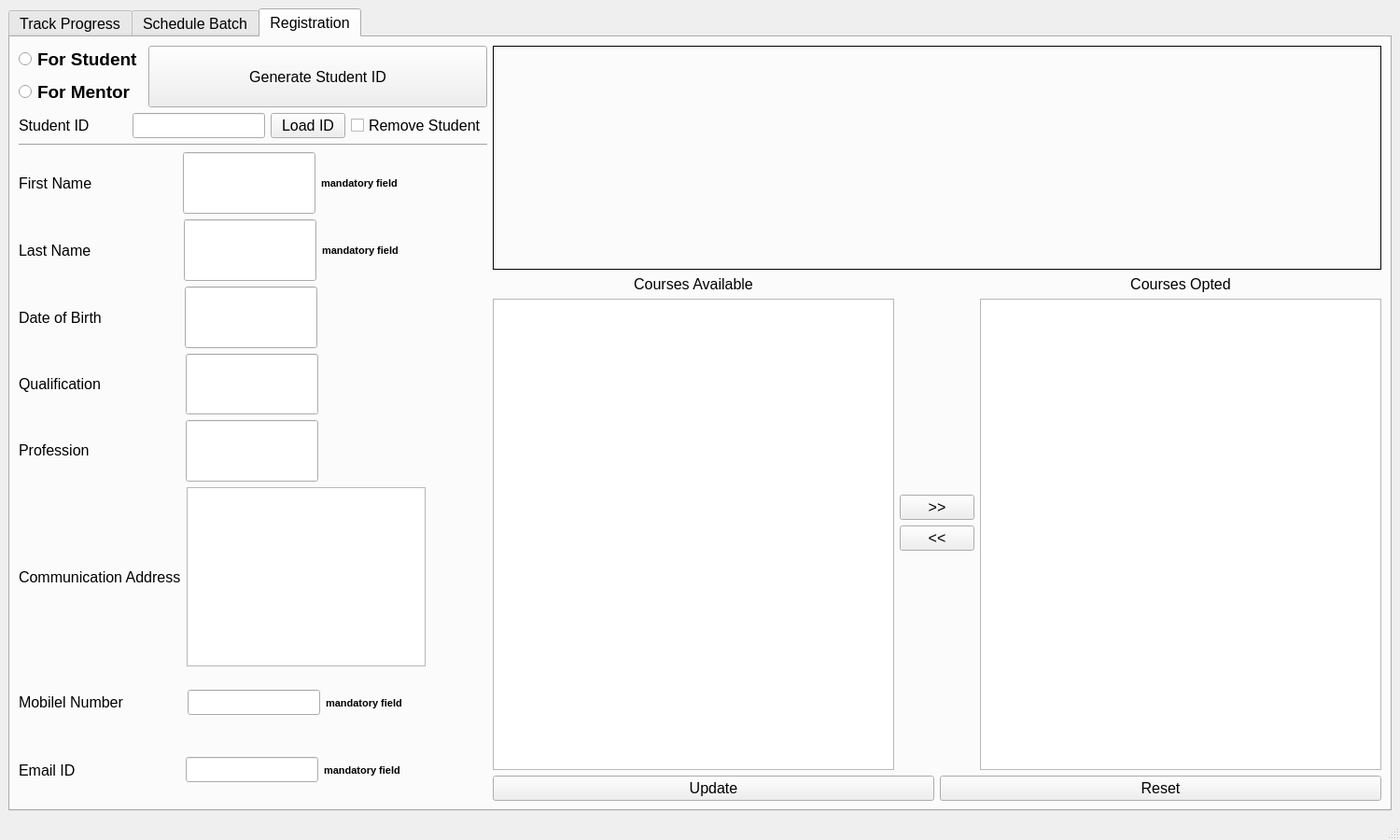
<?xml version="1.0" encoding="UTF-8"?>
<ui version="4.0">
 <class>MainWindow</class>
 <widget class="QMainWindow" name="MainWindow">
  <property name="geometry">
   <rect>
    <x>0</x>
    <y>0</y>
    <width>1500</width>
    <height>900</height>
   </rect>
  </property>
  <property name="windowTitle">
   <string>Digital Lync Tracker</string>
  </property>
  <widget class="QWidget" name="centralwidget">
   <layout class="QGridLayout" name="gridLayout">
    <item row="0" column="0">
     <widget class="QTabWidget" name="digital_lync_tabWidget">
      <property name="font">
       <font>
        <family>Arial</family>
        <pointsize>12</pointsize>
       </font>
      </property>
      <property name="tabPosition">
       <enum>QTabWidget::North</enum>
      </property>
      <property name="tabShape">
       <enum>QTabWidget::Rounded</enum>
      </property>
      <property name="currentIndex">
       <number>2</number>
      </property>
      <property name="elideMode">
       <enum>Qt::ElideNone</enum>
      </property>
      <property name="documentMode">
       <bool>false</bool>
      </property>
      <property name="tabsClosable">
       <bool>false</bool>
      </property>
      <property name="movable">
       <bool>true</bool>
      </property>
      <widget class="QWidget" name="track_progress">
       <attribute name="title">
        <string>Track Progress</string>
       </attribute>
       <layout class="QGridLayout" name="gridLayout_2">
        <item row="0" column="0">
         <layout class="QVBoxLayout" name="verticalLayout_3">
          <item>
           <layout class="QHBoxLayout" name="horizontalLayout_3">
            <item>
             <spacer name="horizontalSpacer_4">
              <property name="orientation">
               <enum>Qt::Horizontal</enum>
              </property>
              <property name="sizeType">
               <enum>QSizePolicy::Fixed</enum>
              </property>
              <property name="sizeHint" stdset="0">
               <size>
                <width>40</width>
                <height>20</height>
               </size>
              </property>
             </spacer>
            </item>
            <item>
             <widget class="QComboBox" name="comboBox_3">
              <item>
               <property name="text">
                <string>COURSE</string>
               </property>
              </item>
              <item>
               <property name="text">
                <string>TRAINER</string>
               </property>
              </item>
              <item>
               <property name="text">
                <string>STUDENT</string>
               </property>
              </item>
             </widget>
            </item>
            <item>
             <spacer name="horizontalSpacer_5">
              <property name="orientation">
               <enum>Qt::Horizontal</enum>
              </property>
              <property name="sizeType">
               <enum>QSizePolicy::Fixed</enum>
              </property>
              <property name="sizeHint" stdset="0">
               <size>
                <width>40</width>
                <height>20</height>
               </size>
              </property>
             </spacer>
            </item>
            <item>
             <widget class="QComboBox" name="comboBox_4"/>
            </item>
            <item>
             <widget class="QComboBox" name="comboBox"/>
            </item>
            <item>
             <widget class="QPushButton" name="pushButton_3">
              <property name="text">
               <string>Track</string>
              </property>
             </widget>
            </item>
            <item>
             <widget class="QPushButton" name="pushButton_4">
              <property name="text">
               <string>Reset</string>
              </property>
             </widget>
            </item>
            <item>
             <spacer name="horizontalSpacer_6">
              <property name="orientation">
               <enum>Qt::Horizontal</enum>
              </property>
              <property name="sizeType">
               <enum>QSizePolicy::Fixed</enum>
              </property>
              <property name="sizeHint" stdset="0">
               <size>
                <width>40</width>
                <height>20</height>
               </size>
              </property>
             </spacer>
            </item>
           </layout>
          </item>
          <item>
           <layout class="QHBoxLayout" name="horizontalLayout_4" stretch="0,1">
            <item>
             <layout class="QVBoxLayout" name="verticalLayout_4">
              <item>
               <widget class="QListWidget" name="listWidget_3">
                <item>
                 <property name="text">
                  <string>New Item</string>
                 </property>
                </item>
                <item>
                 <property name="text">
                  <string>New Item</string>
                 </property>
                </item>
                <item>
                 <property name="text">
                  <string>New Item</string>
                 </property>
                </item>
                <item>
                 <property name="text">
                  <string>New Item</string>
                 </property>
                </item>
               </widget>
              </item>
              <item>
               <widget class="QListWidget" name="listWidget_4">
                <item>
                 <property name="text">
                  <string>New Item</string>
                 </property>
                </item>
                <item>
                 <property name="text">
                  <string>New Item</string>
                 </property>
                </item>
                <item>
                 <property name="text">
                  <string>New Item</string>
                 </property>
                </item>
                <item>
                 <property name="text">
                  <string>New Item</string>
                 </property>
                </item>
                <item>
                 <property name="text">
                  <string>New Item</string>
                 </property>
                </item>
               </widget>
              </item>
             </layout>
            </item>
            <item>
             <widget class="QTableWidget" name="tableWidget_2">
              <row>
               <property name="text">
                <string>DL_PY_001</string>
               </property>
              </row>
              <column>
               <property name="text">
                <string>Trainer</string>
               </property>
              </column>
              <column>
               <property name="text">
                <string>Branch</string>
               </property>
              </column>
              <column>
               <property name="text">
                <string>Start Date</string>
               </property>
              </column>
              <column>
               <property name="text">
                <string>End Date</string>
               </property>
              </column>
              <column>
               <property name="text">
                <string>Current Topic</string>
               </property>
              </column>
              <column>
               <property name="text">
                <string>Hours Completed</string>
               </property>
              </column>
              <column>
               <property name="text">
                <string>Batch Shift Timing</string>
               </property>
              </column>
              <column>
               <property name="text">
                <string>Progress</string>
               </property>
              </column>
              <item row="0" column="5">
               <property name="text">
                <string/>
               </property>
               <property name="font">
                <font>
                 <strikeout>true</strikeout>
                </font>
               </property>
              </item>
             </widget>
            </item>
           </layout>
          </item>
         </layout>
        </item>
       </layout>
      </widget>
      <widget class="QWidget" name="schedule_batch">
       <attribute name="title">
        <string>Schedule Batch</string>
       </attribute>
      </widget>
      <widget class="QWidget" name="registration">
       <attribute name="title">
        <string>Registration</string>
       </attribute>
       <layout class="QGridLayout" name="gridLayout_3">
        <item row="1" column="0">
         <layout class="QHBoxLayout" name="horizontalLayout_5" stretch="0,1">
          <item>
           <layout class="QVBoxLayout" name="verticalLayout_5">
            <item>
             <layout class="QHBoxLayout" name="horizontalLayout_30" stretch="0,1">
              <item>
               <layout class="QVBoxLayout" name="verticalLayout">
                <item>
                 <widget class="QRadioButton" name="student_radioButton">
                  <property name="font">
                   <font>
                    <pointsize>14</pointsize>
                    <weight>75</weight>
                    <bold>true</bold>
                   </font>
                  </property>
                  <property name="text">
                   <string>For Student</string>
                  </property>
                 </widget>
                </item>
                <item>
                 <widget class="QRadioButton" name="mentor_radioButton">
                  <property name="font">
                   <font>
                    <pointsize>14</pointsize>
                    <weight>75</weight>
                    <bold>true</bold>
                    <strikeout>false</strikeout>
                   </font>
                  </property>
                  <property name="text">
                   <string>For Mentor</string>
                  </property>
                 </widget>
                </item>
               </layout>
              </item>
              <item>
               <widget class="QPushButton" name="generateID_pushButton">
                <property name="sizePolicy">
                 <sizepolicy hsizetype="Minimum" vsizetype="Preferred">
                  <horstretch>0</horstretch>
                  <verstretch>0</verstretch>
                 </sizepolicy>
                </property>
                <property name="text">
                 <string>Generate Student ID</string>
                </property>
               </widget>
              </item>
             </layout>
            </item>
            <item>
             <layout class="QHBoxLayout" name="horizontalLayout_6">
              <item>
               <widget class="QLabel" name="id_label">
                <property name="text">
                 <string>Student ID</string>
                </property>
               </widget>
              </item>
              <item>
               <spacer name="horizontalSpacer_14">
                <property name="orientation">
                 <enum>Qt::Horizontal</enum>
                </property>
                <property name="sizeHint" stdset="0">
                 <size>
                  <width>40</width>
                  <height>20</height>
                 </size>
                </property>
               </spacer>
              </item>
              <item>
               <widget class="QLineEdit" name="studentID_lineEdit">
                <property name="sizePolicy">
                 <sizepolicy hsizetype="Expanding" vsizetype="Preferred">
                  <horstretch>0</horstretch>
                  <verstretch>0</verstretch>
                 </sizepolicy>
                </property>
               </widget>
              </item>
              <item>
               <widget class="QPushButton" name="loadID_pushButton">
                <property name="text">
                 <string>Load ID</string>
                </property>
               </widget>
              </item>
              <item>
               <widget class="QCheckBox" name="remove_student_checkBox">
                <property name="text">
                 <string>Remove Student</string>
                </property>
               </widget>
              </item>
             </layout>
            </item>
            <item>
             <widget class="Line" name="line">
              <property name="orientation">
               <enum>Qt::Horizontal</enum>
              </property>
             </widget>
            </item>
            <item>
             <layout class="QHBoxLayout" name="horizontalLayout_7">
              <item>
               <widget class="QLabel" name="label">
                <property name="sizePolicy">
                 <sizepolicy hsizetype="Fixed" vsizetype="Preferred">
                  <horstretch>0</horstretch>
                  <verstretch>0</verstretch>
                 </sizepolicy>
                </property>
                <property name="text">
                 <string>First Name</string>
                </property>
               </widget>
              </item>
              <item>
               <spacer name="horizontalSpacer_2">
                <property name="orientation">
                 <enum>Qt::Horizontal</enum>
                </property>
                <property name="sizeType">
                 <enum>QSizePolicy::Fixed</enum>
                </property>
                <property name="sizeHint" stdset="0">
                 <size>
                  <width>91</width>
                  <height>20</height>
                 </size>
                </property>
               </spacer>
              </item>
              <item>
               <widget class="QLineEdit" name="student_fname_lineEdit">
                <property name="sizePolicy">
                 <sizepolicy hsizetype="Fixed" vsizetype="Preferred">
                  <horstretch>0</horstretch>
                  <verstretch>0</verstretch>
                 </sizepolicy>
                </property>
               </widget>
              </item>
              <item>
               <widget class="QLabel" name="fname_valid_label">
                <property name="font">
                 <font>
                  <pointsize>8</pointsize>
                  <weight>75</weight>
                  <bold>true</bold>
                 </font>
                </property>
                <property name="text">
                 <string>mandatory field</string>
                </property>
               </widget>
              </item>
              <item>
               <spacer name="horizontalSpacer">
                <property name="orientation">
                 <enum>Qt::Horizontal</enum>
                </property>
                <property name="sizeHint" stdset="0">
                 <size>
                  <width>40</width>
                  <height>20</height>
                 </size>
                </property>
               </spacer>
              </item>
             </layout>
            </item>
            <item>
             <layout class="QHBoxLayout" name="horizontalLayout">
              <item>
               <widget class="QLabel" name="label_9">
                <property name="text">
                 <string>Last Name</string>
                </property>
               </widget>
              </item>
              <item>
               <spacer name="horizontalSpacer_20">
                <property name="orientation">
                 <enum>Qt::Horizontal</enum>
                </property>
                <property name="sizeType">
                 <enum>QSizePolicy::Fixed</enum>
                </property>
                <property name="sizeHint" stdset="0">
                 <size>
                  <width>93</width>
                  <height>20</height>
                 </size>
                </property>
               </spacer>
              </item>
              <item>
               <widget class="QLineEdit" name="student_lname_lineEdit">
                <property name="sizePolicy">
                 <sizepolicy hsizetype="Fixed" vsizetype="Preferred">
                  <horstretch>0</horstretch>
                  <verstretch>0</verstretch>
                 </sizepolicy>
                </property>
               </widget>
              </item>
              <item>
               <widget class="QLabel" name="lname_valid_label">
                <property name="font">
                 <font>
                  <pointsize>8</pointsize>
                  <weight>75</weight>
                  <bold>true</bold>
                 </font>
                </property>
                <property name="text">
                 <string>mandatory field</string>
                </property>
               </widget>
              </item>
              <item>
               <spacer name="horizontalSpacer_19">
                <property name="orientation">
                 <enum>Qt::Horizontal</enum>
                </property>
                <property name="sizeHint" stdset="0">
                 <size>
                  <width>40</width>
                  <height>20</height>
                 </size>
                </property>
               </spacer>
              </item>
             </layout>
            </item>
            <item>
             <layout class="QHBoxLayout" name="horizontalLayout_14">
              <item>
               <widget class="QLabel" name="label_2">
                <property name="sizePolicy">
                 <sizepolicy hsizetype="Fixed" vsizetype="Preferred">
                  <horstretch>0</horstretch>
                  <verstretch>0</verstretch>
                 </sizepolicy>
                </property>
                <property name="text">
                 <string>Date of Birth </string>
                </property>
               </widget>
              </item>
              <item>
               <spacer name="horizontalSpacer_8">
                <property name="orientation">
                 <enum>Qt::Horizontal</enum>
                </property>
                <property name="sizeType">
                 <enum>QSizePolicy::Fixed</enum>
                </property>
                <property name="sizeHint" stdset="0">
                 <size>
                  <width>78</width>
                  <height>20</height>
                 </size>
                </property>
               </spacer>
              </item>
              <item>
               <widget class="QLineEdit" name="dob_lineEdit">
                <property name="sizePolicy">
                 <sizepolicy hsizetype="Fixed" vsizetype="Preferred">
                  <horstretch>0</horstretch>
                  <verstretch>0</verstretch>
                 </sizepolicy>
                </property>
               </widget>
              </item>
              <item>
               <spacer name="horizontalSpacer_3">
                <property name="orientation">
                 <enum>Qt::Horizontal</enum>
                </property>
                <property name="sizeHint" stdset="0">
                 <size>
                  <width>40</width>
                  <height>20</height>
                 </size>
                </property>
               </spacer>
              </item>
             </layout>
            </item>
            <item>
             <layout class="QHBoxLayout" name="horizontalLayout_13">
              <item>
               <widget class="QLabel" name="label_3">
                <property name="sizePolicy">
                 <sizepolicy hsizetype="Fixed" vsizetype="Preferred">
                  <horstretch>0</horstretch>
                  <verstretch>0</verstretch>
                 </sizepolicy>
                </property>
                <property name="text">
                 <string>Qualification</string>
                </property>
               </widget>
              </item>
              <item>
               <spacer name="horizontalSpacer_9">
                <property name="orientation">
                 <enum>Qt::Horizontal</enum>
                </property>
                <property name="sizeType">
                 <enum>QSizePolicy::Fixed</enum>
                </property>
                <property name="sizeHint" stdset="0">
                 <size>
                  <width>85</width>
                  <height>20</height>
                 </size>
                </property>
               </spacer>
              </item>
              <item>
               <widget class="QLineEdit" name="qualification_lineEdit">
                <property name="sizePolicy">
                 <sizepolicy hsizetype="Fixed" vsizetype="Preferred">
                  <horstretch>0</horstretch>
                  <verstretch>0</verstretch>
                 </sizepolicy>
                </property>
               </widget>
              </item>
              <item>
               <spacer name="horizontalSpacer_7">
                <property name="orientation">
                 <enum>Qt::Horizontal</enum>
                </property>
                <property name="sizeType">
                 <enum>QSizePolicy::Expanding</enum>
                </property>
                <property name="sizeHint" stdset="0">
                 <size>
                  <width>40</width>
                  <height>20</height>
                 </size>
                </property>
               </spacer>
              </item>
             </layout>
            </item>
            <item>
             <layout class="QHBoxLayout" name="horizontalLayout_12">
              <item>
               <widget class="QLabel" name="profession_label">
                <property name="sizePolicy">
                 <sizepolicy hsizetype="Preferred" vsizetype="Fixed">
                  <horstretch>0</horstretch>
                  <verstretch>0</verstretch>
                 </sizepolicy>
                </property>
                <property name="text">
                 <string>Profession</string>
                </property>
               </widget>
              </item>
              <item>
               <spacer name="horizontalSpacer_10">
                <property name="orientation">
                 <enum>Qt::Horizontal</enum>
                </property>
                <property name="sizeType">
                 <enum>QSizePolicy::Fixed</enum>
                </property>
                <property name="sizeHint" stdset="0">
                 <size>
                  <width>97</width>
                  <height>20</height>
                 </size>
                </property>
               </spacer>
              </item>
              <item>
               <widget class="QLineEdit" name="profession_lineEdit">
                <property name="sizePolicy">
                 <sizepolicy hsizetype="Fixed" vsizetype="Preferred">
                  <horstretch>0</horstretch>
                  <verstretch>0</verstretch>
                 </sizepolicy>
                </property>
               </widget>
              </item>
              <item>
               <spacer name="horizontalSpacer_15">
                <property name="orientation">
                 <enum>Qt::Horizontal</enum>
                </property>
                <property name="sizeHint" stdset="0">
                 <size>
                  <width>40</width>
                  <height>20</height>
                 </size>
                </property>
               </spacer>
              </item>
             </layout>
            </item>
            <item>
             <layout class="QHBoxLayout" name="horizontalLayout_11">
              <item>
               <widget class="QLabel" name="label_5">
                <property name="text">
                 <string>Communication Address</string>
                </property>
               </widget>
              </item>
              <item>
               <spacer name="horizontalSpacer_11">
                <property name="orientation">
                 <enum>Qt::Horizontal</enum>
                </property>
                <property name="sizeType">
                 <enum>QSizePolicy::Fixed</enum>
                </property>
                <property name="sizeHint" stdset="0">
                 <size>
                  <width>0</width>
                  <height>20</height>
                 </size>
                </property>
               </spacer>
              </item>
              <item>
               <widget class="QTextEdit" name="address_textEdit">
                <property name="sizePolicy">
                 <sizepolicy hsizetype="Minimum" vsizetype="Fixed">
                  <horstretch>0</horstretch>
                  <verstretch>0</verstretch>
                 </sizepolicy>
                </property>
               </widget>
              </item>
              <item>
               <spacer name="horizontalSpacer_16">
                <property name="orientation">
                 <enum>Qt::Horizontal</enum>
                </property>
                <property name="sizeHint" stdset="0">
                 <size>
                  <width>40</width>
                  <height>20</height>
                 </size>
                </property>
               </spacer>
              </item>
             </layout>
            </item>
            <item>
             <layout class="QHBoxLayout" name="horizontalLayout_10">
              <item>
               <widget class="QLabel" name="label_6">
                <property name="sizePolicy">
                 <sizepolicy hsizetype="Preferred" vsizetype="Fixed">
                  <horstretch>0</horstretch>
                  <verstretch>0</verstretch>
                 </sizepolicy>
                </property>
                <property name="text">
                 <string>Mobilel Number</string>
                </property>
               </widget>
              </item>
              <item>
               <spacer name="horizontalSpacer_12">
                <property name="orientation">
                 <enum>Qt::Horizontal</enum>
                </property>
                <property name="sizeType">
                 <enum>QSizePolicy::Fixed</enum>
                </property>
                <property name="sizeHint" stdset="0">
                 <size>
                  <width>62</width>
                  <height>20</height>
                 </size>
                </property>
               </spacer>
              </item>
              <item>
               <widget class="QLineEdit" name="mob_number_lineEdit"/>
              </item>
              <item>
               <widget class="QLabel" name="mob_num_label">
                <property name="font">
                 <font>
                  <pointsize>8</pointsize>
                  <weight>75</weight>
                  <bold>true</bold>
                 </font>
                </property>
                <property name="text">
                 <string>mandatory field</string>
                </property>
               </widget>
              </item>
              <item>
               <spacer name="horizontalSpacer_17">
                <property name="orientation">
                 <enum>Qt::Horizontal</enum>
                </property>
                <property name="sizeHint" stdset="0">
                 <size>
                  <width>40</width>
                  <height>20</height>
                 </size>
                </property>
               </spacer>
              </item>
             </layout>
            </item>
            <item>
             <layout class="QHBoxLayout" name="horizontalLayout_9">
              <item>
               <widget class="QLabel" name="label_7">
                <property name="text">
                 <string>Email ID</string>
                </property>
               </widget>
              </item>
              <item>
               <spacer name="horizontalSpacer_13">
                <property name="orientation">
                 <enum>Qt::Horizontal</enum>
                </property>
                <property name="sizeType">
                 <enum>QSizePolicy::Fixed</enum>
                </property>
                <property name="sizeHint" stdset="0">
                 <size>
                  <width>112</width>
                  <height>20</height>
                 </size>
                </property>
               </spacer>
              </item>
              <item>
               <widget class="QLineEdit" name="emailid_lineEdit"/>
              </item>
              <item>
               <widget class="QLabel" name="email_id_label">
                <property name="font">
                 <font>
                  <pointsize>8</pointsize>
                  <weight>75</weight>
                  <bold>true</bold>
                 </font>
                </property>
                <property name="text">
                 <string>mandatory field</string>
                </property>
               </widget>
              </item>
              <item>
               <spacer name="horizontalSpacer_18">
                <property name="orientation">
                 <enum>Qt::Horizontal</enum>
                </property>
                <property name="sizeHint" stdset="0">
                 <size>
                  <width>40</width>
                  <height>20</height>
                 </size>
                </property>
               </spacer>
              </item>
             </layout>
            </item>
           </layout>
          </item>
          <item>
           <layout class="QVBoxLayout" name="verticalLayout_6" stretch="0,0,0">
            <item>
             <widget class="QLabel" name="bar_graph_label">
              <property name="enabled">
               <bool>true</bool>
              </property>
              <property name="sizePolicy">
               <sizepolicy hsizetype="Minimum" vsizetype="Minimum">
                <horstretch>0</horstretch>
                <verstretch>0</verstretch>
               </sizepolicy>
              </property>
              <property name="minimumSize">
               <size>
                <width>0</width>
                <height>240</height>
               </size>
              </property>
              <property name="sizeIncrement">
               <size>
                <width>0</width>
                <height>0</height>
               </size>
              </property>
              <property name="frameShape">
               <enum>QFrame::Panel</enum>
              </property>
              <property name="text">
               <string/>
              </property>
             </widget>
            </item>
            <item>
             <layout class="QHBoxLayout" name="horizontalLayout_15">
              <item>
               <layout class="QVBoxLayout" name="verticalLayout_8">
                <item>
                 <widget class="QLabel" name="course_label">
                  <property name="layoutDirection">
                   <enum>Qt::LeftToRight</enum>
                  </property>
                  <property name="text">
                   <string>Courses Available</string>
                  </property>
                  <property name="alignment">
                   <set>Qt::AlignCenter</set>
                  </property>
                 </widget>
                </item>
                <item>
                 <widget class="QListWidget" name="courses_listWidget">
                  <property name="showDropIndicator" stdset="0">
                   <bool>true</bool>
                  </property>
                  <property name="dragEnabled">
                   <bool>false</bool>
                  </property>
                  <property name="dragDropOverwriteMode">
                   <bool>false</bool>
                  </property>
                  <property name="dragDropMode">
                   <enum>QAbstractItemView::NoDragDrop</enum>
                  </property>
                  <property name="selectionMode">
                   <enum>QAbstractItemView::MultiSelection</enum>
                  </property>
                 </widget>
                </item>
               </layout>
              </item>
              <item>
               <layout class="QVBoxLayout" name="verticalLayout_9">
                <item>
                 <spacer name="verticalSpacer">
                  <property name="orientation">
                   <enum>Qt::Vertical</enum>
                  </property>
                  <property name="sizeHint" stdset="0">
                   <size>
                    <width>20</width>
                    <height>40</height>
                   </size>
                  </property>
                 </spacer>
                </item>
                <item>
                 <widget class="QPushButton" name="add_course_pushButton">
                  <property name="text">
                   <string>&gt;&gt;</string>
                  </property>
                 </widget>
                </item>
                <item>
                 <widget class="QPushButton" name="remove_course_pushButton">
                  <property name="text">
                   <string>&lt;&lt;</string>
                  </property>
                 </widget>
                </item>
                <item>
                 <spacer name="verticalSpacer_2">
                  <property name="orientation">
                   <enum>Qt::Vertical</enum>
                  </property>
                  <property name="sizeHint" stdset="0">
                   <size>
                    <width>20</width>
                    <height>40</height>
                   </size>
                  </property>
                 </spacer>
                </item>
               </layout>
              </item>
              <item>
               <layout class="QVBoxLayout" name="verticalLayout_7">
                <item>
                 <widget class="QLabel" name="course_opted_label">
                  <property name="text">
                   <string>Courses Opted</string>
                  </property>
                  <property name="alignment">
                   <set>Qt::AlignCenter</set>
                  </property>
                 </widget>
                </item>
                <item>
                 <widget class="QListWidget" name="course_opted_listWidget">
                  <property name="selectionMode">
                   <enum>QAbstractItemView::SingleSelection</enum>
                  </property>
                 </widget>
                </item>
               </layout>
              </item>
             </layout>
            </item>
            <item>
             <layout class="QHBoxLayout" name="horizontalLayout_16">
              <item>
               <widget class="QPushButton" name="update_pushButton">
                <property name="text">
                 <string>Update</string>
                </property>
               </widget>
              </item>
              <item>
               <widget class="QPushButton" name="reset_pushButton">
                <property name="text">
                 <string>Reset</string>
                </property>
               </widget>
              </item>
             </layout>
            </item>
           </layout>
          </item>
         </layout>
        </item>
       </layout>
      </widget>
     </widget>
    </item>
   </layout>
  </widget>
  <widget class="QStatusBar" name="statusbar"/>
 </widget>
 <resources/>
 <connections/>
</ui>
